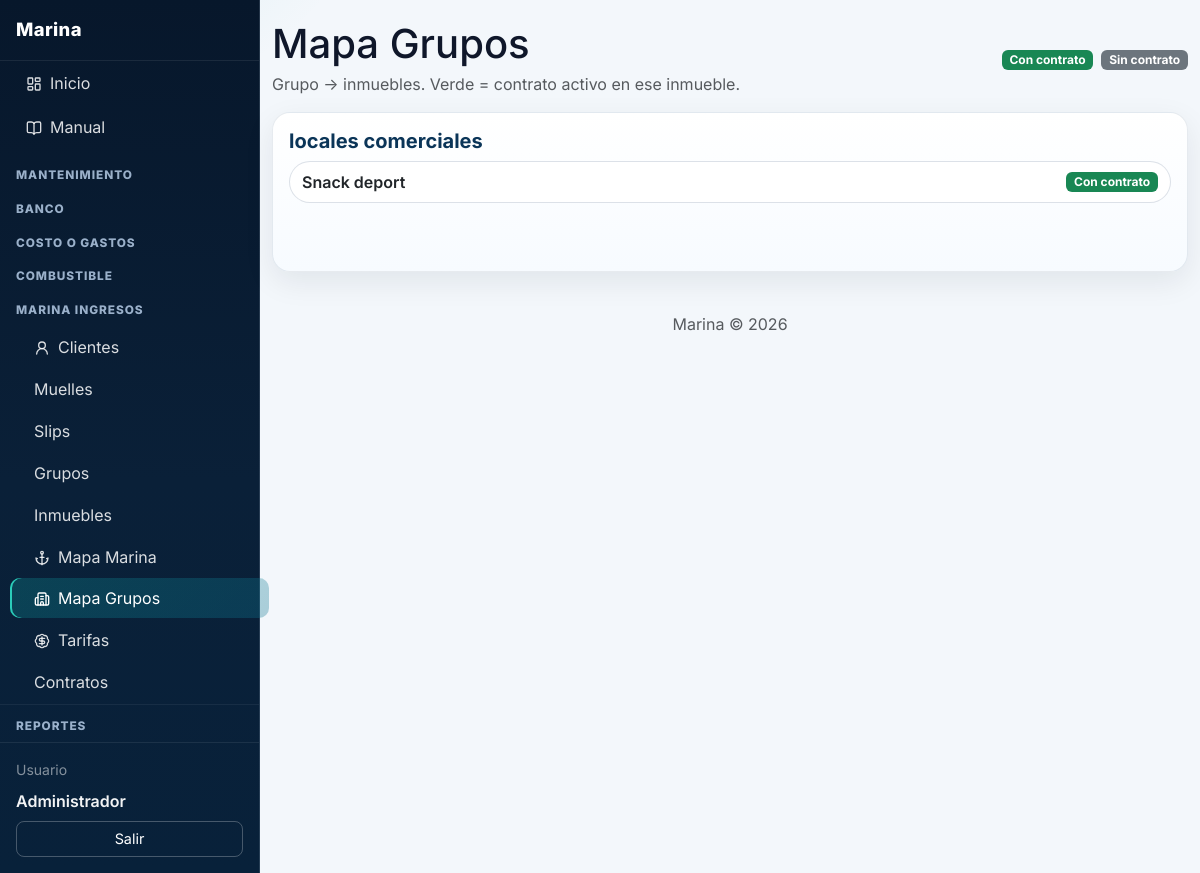
The page /index.php?p=mapa-grupos (signed in) on the database its author committed.
### tables this page shows
CREATE TABLE grupos (
  id INT UNSIGNED AUTO_INCREMENT PRIMARY KEY,
  nombre VARCHAR(120) NOT NULL,
  created_at DATETIME NOT NULL DEFAULT CURRENT_TIMESTAMP,
  updated_at DATETIME NOT NULL DEFAULT CURRENT_TIMESTAMP ON UPDATE CURRENT_TIMESTAMP,
  created_by INT UNSIGNED NULL,
  updated_by INT UNSIGNED NULL,
  FOREIGN KEY (created_by) REFERENCES usuarios(id),
  FOREIGN KEY (updated_by) REFERENCES usuarios(id)
);

CREATE TABLE inmuebles (
  id INT UNSIGNED AUTO_INCREMENT PRIMARY KEY,
  grupo_id INT UNSIGNED NOT NULL,
  nombre VARCHAR(120) NOT NULL,
  created_at DATETIME NOT NULL DEFAULT CURRENT_TIMESTAMP,
  updated_at DATETIME NOT NULL DEFAULT CURRENT_TIMESTAMP ON UPDATE CURRENT_TIMESTAMP,
  created_by INT UNSIGNED NULL,
  updated_by INT UNSIGNED NULL,
  FOREIGN KEY (grupo_id) REFERENCES grupos(id) ON DELETE RESTRICT,
  FOREIGN KEY (created_by) REFERENCES usuarios(id),
  FOREIGN KEY (updated_by) REFERENCES usuarios(id),
  UNIQUE KEY uk_inmueble_grupo (grupo_id, nombre)
);

### index.php (called while the page is built, shortened)
<?php
require_once __DIR__ . '/includes/funciones.php';
$p = trim($_GET['p'] ?? 'dashboard');
$p = preg_replace('/[^a-z0-9_-]/', '', $p) ?: 'dashboard';
$pagina = __DIR__ . '/pages/' . $p . '.php';
require $pagina;

### includes/funciones.php (called while the page is built, shortened)
<?php
function e(string $s): string {
    return htmlspecialchars($s, ENT_QUOTES, 'UTF-8');
}

### pages/mapa-grupos.php (the view, shortened to what this page needs)
<?php
$pdo = getDb();
$grupos = $pdo->query('SELECT id, nombre FROM grupos ORDER BY nombre')
    ->fetchAll(PDO::FETCH_ASSOC);
$inmuebles = $pdo->query('SELECT id, nombre, grupo_id FROM inmuebles ORDER BY grupo_id, nombre')
    ->fetchAll(PDO::FETCH_ASSOC);
$contratosPorInmueble = [];
$detalleContratoPorInmueble = [];
$st = $pdo->query("
    SELECT co.id, co.inmueble_id, co.grupo_id, co.fecha_inicio, co.fecha_fin, co.monto_total, co.observaciones, co.activo, COALESCE(co.estado, 'activo') AS estado,
           cl.nombre AS cliente_nombre,
           CONCAT(b.nombre, ' - ', cu.nombre) AS cuenta_nombre
    FROM contratos co
    LEFT JOIN clientes cl ON cl.id = co.cliente_id
    LEFT JOIN cuentas cu ON cu.id = co.cuenta_id
    LEFT JOIN bancos b ON b.id = cu.banco_id
    WHERE COALESCE(co.estado, 'activo') = 'activo' AND co.inmueble_id IS NOT NULL
");
while ($r = $st->fetch(PDO::FETCH_ASSOC)) {
    $iid = (int) $r['inmueble_id'];
    $contratosPorInmueble[$iid] = ($contratosPorInmueble[$iid] ?? 0) + 1;
    if (!isset($detalleContratoPorInmueble[$iid])) {
        $detalleContratoPorInmueble[$iid] = $r;
    }
}
$inmueblesPorGrupo = [];
foreach ($inmuebles as $i) {
    $gid = (int) $i['grupo_id'];
    if (!isset($inmueblesPorGrupo[$gid])) $inmueblesPorGrupo[$gid] = [];
    $inmueblesPorGrupo[$gid][] = $i;
}
$cuotasByContrato = [];
$stCuotas = $pdo->query("
    SELECT c.id, c.contrato_id, c.numero_cuota, c.monto, c.fecha_vencimiento,
           COALESCE(SUM(CASE WHEN m.tipo IN ('pago','abono') THEN m.monto ELSE 0 END), 0) AS total_pagado
    FROM cuotas c
    LEFT JOIN cuotas_movimientos m ON m.cuota_id = c.id
    GROUP BY c.id, c.contrato_id, c.numero_cuota, c.monto, c.fecha_vencimiento
    ORDER BY c.numero_cuota
");
while ($q = $stCuotas->fetch(PDO::FETCH_ASSOC)) {
    $cid = (int) $q['contrato_id'];
    if (!isset($cuotasByContrato[$cid])) {
        $cuotasByContrato[$cid] = [];
    }
    $monto = (float) ($q['monto'] ?? 0);
    $pagado = (float) ($q['total_pagado'] ?? 0);
    $saldo = max(0, $monto - $pagado);
    $cuotasByContrato[$cid][] = [
        'numero_cuota' => (int) ($q['numero_cuota'] ?? 0),
        'monto' => $monto,
        'pagado' => $pagado,
        'saldo' => $saldo,
        'fecha_vencimiento' => $q['fecha_vencimiento'] ?? '',
        'estado' => $saldo <= 0.00001 ? 'Pagada' : 'Pendiente'
    ];
}
?>
<?php require_once __DIR__ . '/../includes/layout.php'; ?>
<div class="d-flex align-items-center justify-content-between mb-3">
    <div>
        <h1 class="mb-1">Mapa Grupos</h1>
        <div class="text-muted">Grupo → inmuebles. Verde = contrato activo en ese inmueble.</div>
    </div>
    <div class="d-flex gap-2">
        <div><span class="badge bg-success">Con contrato</span></div>
        <div><span class="badge bg-secondary">Sin contrato</span></div>
    </div>
</div>
<?php if (empty($grupos)): ?>
    <div class="error">No hay grupos registrados.</div>
<?php else: ?>
    <div class="mapa-grid">
        <?php foreach ($grupos as $g): ?>
            <?php
                $gid = (int) $g['id'];
                $inmueblesGrupo = $inmueblesPorGrupo[$gid] ?? [];
            ?>
            <div class="mapa-muelle card p-3">
                <h2 class="h5 mb-2"><?= e($g['nombre']) ?></h2>
                <?php if (empty($inmueblesGrupo)): ?>
                    <div class="text-muted small">Sin inmuebles</div>
                <?php else: ?>
                    <div class="mapa-slips-list">
                        <?php foreach ($inmueblesGrupo as $i): ?>
                            <?php
                                $iid = (int) $i['id'];
                                $tieneContrato = ((int)($contratosPorInmueble[$iid] ?? 0)) > 0;
                                $detalle = $detalleContratoPorInmueble[$iid] ?? null;
                                $detallePayload = null;
                                if ($detalle) {
                                    $contratoId = (int) $detalle['id'];
                                    $detallePayload = [
                                        'id' => $contratoId,
                                        'cliente' => $detalle['cliente_nombre'] ?? '',
                                        'cuenta' => $detalle['cuenta_nombre'] ?? '',
                                        'fecha_inicio' => $detalle['fecha_inicio'] ?? '',
                                        'fecha_fin' => $detalle['fecha_fin'] ?? '',
                                        'monto_total' => (float) ($detalle['monto_total'] ?? 0),
                                        'observaciones' => $detalle['observaciones'] ?? '',
                                        'inmueble_actual_id' => $iid,
                                        'inmueble_actual_nombre' => $i['nombre'] ?? '',
                                        'grupo_actual_nombre' => $g['nombre'] ?? '',
                                        'cuotas' => $cuotasByContrato[$contratoId] ?? [],
                                        'estado' => (string) ($detalle['estado'] ?? 'activo'),
                                    ];
                                }
                            ?>
                            <div
                                class="mapa-slip-item d-flex align-items-center justify-content-between <?= $tieneContrato ? 'cursor-pointer' : '' ?>"
                                <?php if ($tieneContrato && $detallePayload): ?>
                                    data-bs-toggle="modal"
                                    data-bs-target="#detalleContratoInmuebleModal"
                                    data-contrato='<?= e(json_encode($detallePayload, JSON_UNESCAPED_UNICODE)) ?>'
                                <?php endif; ?>
                            >
                                <div class="fw-semibold"><?= e($i['nombre']) ?></div>
                                <?php if ($tieneContrato): ?>
                                    <span class="badge bg-success">Con contrato</span>
                                <?php else: ?>
                                    <span class="badge bg-secondary">Sin contrato</span>
                                <?php endif; ?>
                            </div>
                        <?php endforeach; ?>
                    </div>
                <?php endif; ?>
            </div>
        <?php endforeach; ?>
    </div>
<?php endif; ?>
<?php require_once __DIR__ . '/../includes/footer.php'; ?>

### assets/css/estilos.css (style rules this page uses)
body { font-family: system-ui, -apple-system, Segoe UI, Roboto, Arial, sans-serif; background: #f4f6f9; }
.mapa-grid { display: grid; grid-template-columns: repeat(auto-fit, minmax(280px, 1fr)); gap: 1rem; }
.mapa-muelle { min-height: 160px; }
.mapa-slips-list { display: flex; flex-direction: column; gap: .35rem; }
.mapa-slip-item { padding: .35rem .5rem; border-radius: .6rem; border: 1px solid rgba(15, 23, 42, 0.08); background: #fff; }
.mapa-slip-item.cursor-pointer { cursor: pointer; }
:root { --bg-main: #f3f7fb; --surface: #ffffff; --surface-soft: #f8fbff; --text-main: #0f172a; --text-soft: #64748b; --brand-1: #0a3d62; --brand-2: #0ea5a6; --ok: #0f9f64; --danger: #d14343; --radius-lg: 16px; --radius-md: 12px; --shadow-soft: 0 10px 30px rgba(15, 23, 42, 0.08); }
body { font-family: "Inter", system-ui, -apple-system, Segoe UI, Roboto, Arial, sans-serif; color: var(--text-main); background: radial-gradient(1200px 600px at -10% -10%, rgba(14, 165, 166, 0.16), transparent 40%), radial-gradient(900px 500px at 120% -20%, rgba(10, 61, 98, 0.2), transparent 35%), var(--bg-main); }
.card { border: 1px solid rgba(148, 163, 184, 0.2); border-radius: var(--radius-lg); box-shadow: var(--shadow-soft); }
.mapa-grid { gap: 1.2rem; }
.mapa-muelle { background: linear-gradient(180deg, #fff, #f7fbff); border-radius: 18px; border: 1px solid rgba(148, 163, 184, .22); box-shadow: var(--shadow-soft); }
.mapa-muelle h2 { color: #0b3558; font-weight: 700; }
.mapa-slip-item { border-radius: 999px; border: 1px solid rgba(148, 163, 184, 0.32); padding: .5rem .75rem; transition: all .15s ease; }

### rows shown on the page
grupos: nombre "locales comerciales"
inmuebles: nombre "Snack deport", shows "Con contrato"

### other values the page prints
$nombre_usuario "Administrador"
